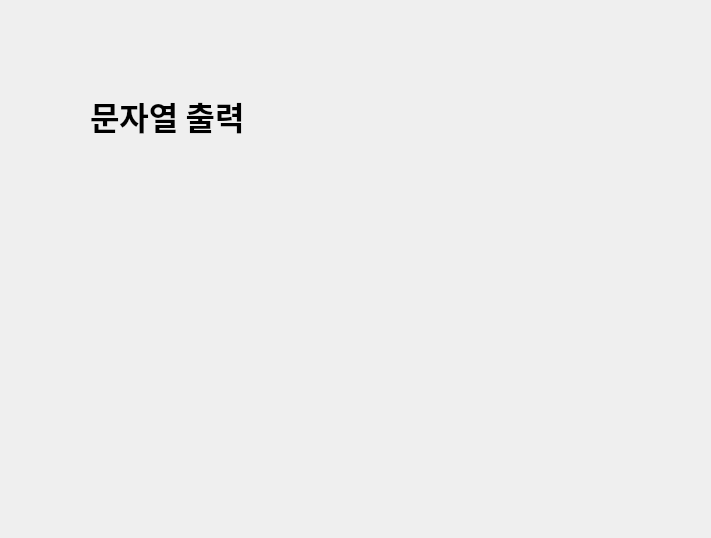
<?xml version="1.0" encoding="UTF-8"?>
<ui version="4.0">
 <class>Dialog</class>
 <widget class="QDialog" name="Dialog">
  <property name="geometry">
   <rect>
    <x>0</x>
    <y>0</y>
    <width>711</width>
    <height>538</height>
   </rect>
  </property>
  <property name="windowTitle">
   <string>Dialog</string>
  </property>
  <widget class="QLabel" name="label">
   <property name="geometry">
    <rect>
     <x>90</x>
     <y>50</y>
     <width>381</width>
     <height>131</height>
    </rect>
   </property>
   <property name="font">
    <font>
     <family>맑은 고딕</family>
     <pointsize>24</pointsize>
     <weight>75</weight>
     <bold>true</bold>
    </font>
   </property>
   <property name="text">
    <string>문자열 출력</string>
   </property>
  </widget>
 </widget>
 <resources/>
 <connections/>
</ui>
